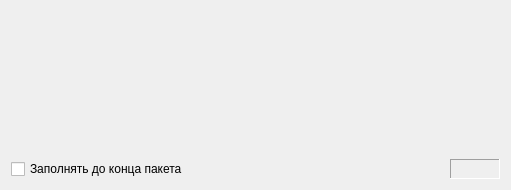
<?xml version="1.0" encoding="UTF-8"?>
<ui version="4.0">
 <class>HexDump</class>
 <widget class="QWidget" name="HexDump">
  <property name="geometry">
   <rect>
    <x>0</x>
    <y>0</y>
    <width>511</width>
    <height>190</height>
   </rect>
  </property>
  <property name="windowTitle">
   <string>Form</string>
  </property>
  <layout class="QGridLayout">
   <item row="0" column="0" colspan="3">
    <widget class="QHexEdit" name="hexEdit" native="true"/>
   </item>
   <item row="1" column="0">
    <widget class="QCheckBox" name="padUntilEnd">
     <property name="text">
      <string>Заполнять до конца пакета</string>
     </property>
    </widget>
   </item>
   <item row="1" column="1">
    <spacer>
     <property name="orientation">
      <enum>Qt::Horizontal</enum>
     </property>
     <property name="sizeHint" stdset="0">
      <size>
       <width>281</width>
       <height>20</height>
      </size>
     </property>
    </spacer>
   </item>
   <item row="1" column="2">
    <widget class="QLabel" name="mode">
     <property name="minimumSize">
      <size>
       <width>50</width>
       <height>0</height>
      </size>
     </property>
     <property name="frameShape">
      <enum>QFrame::Panel</enum>
     </property>
     <property name="frameShadow">
      <enum>QFrame::Sunken</enum>
     </property>
     <property name="lineWidth">
      <number>1</number>
     </property>
     <property name="text">
      <string/>
     </property>
     <property name="alignment">
      <set>Qt::AlignCenter</set>
     </property>
    </widget>
   </item>
  </layout>
 </widget>
 <customwidgets>
  <customwidget>
   <class>QHexEdit</class>
   <extends>QWidget</extends>
   <header>qhexedit.h</header>
   <container>1</container>
  </customwidget>
 </customwidgets>
 <resources/>
 <connections/>
</ui>
